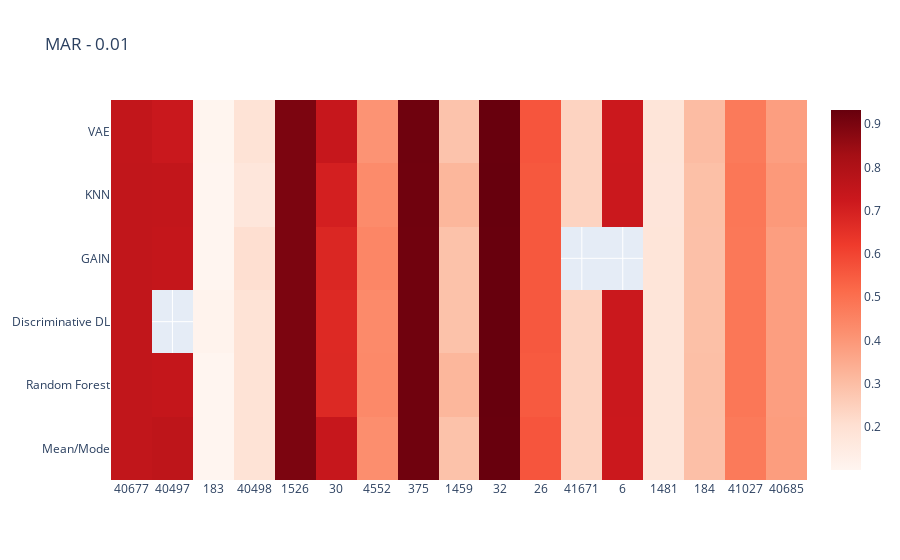
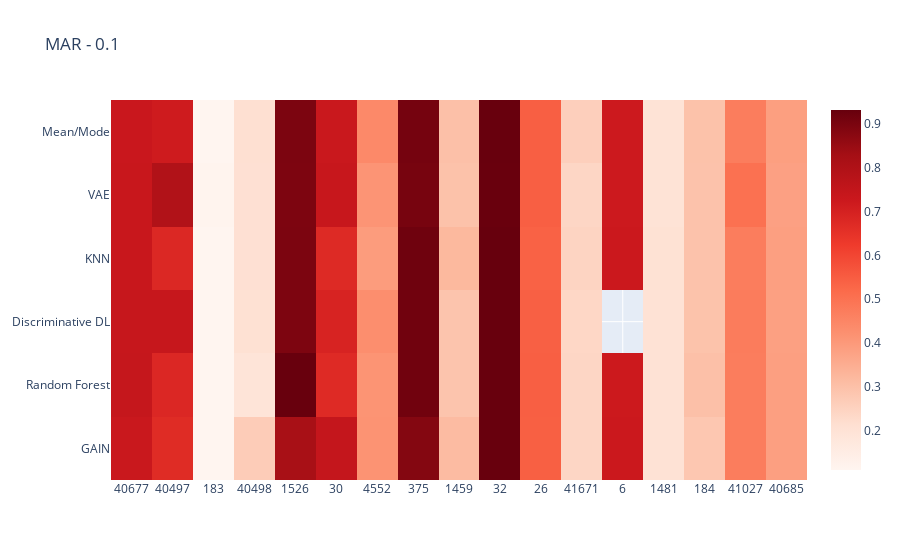
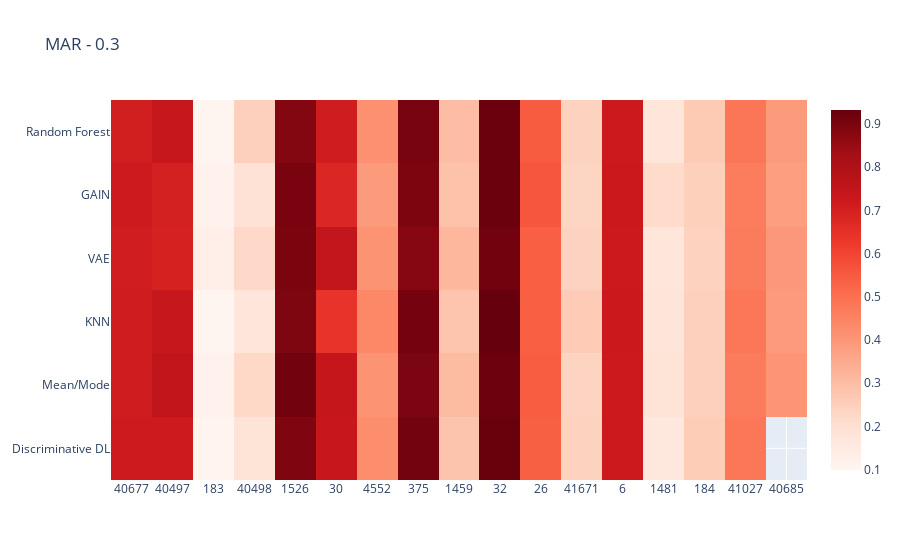
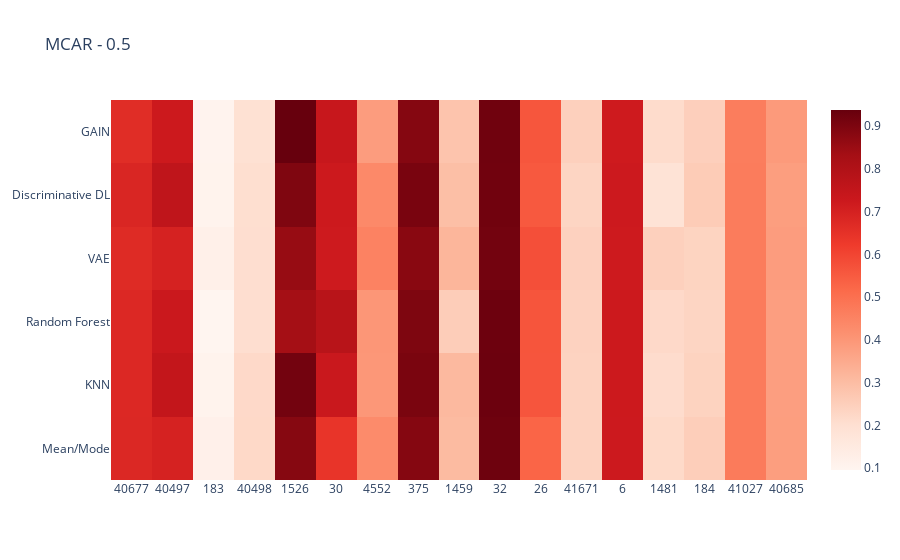

Notebook code cell kept with these figures, in order:
### Code cell
# Heatmap for total F1 score for each data constellation for each method

df_heat = df_heat.astype({"Task":"string"})

data_constellations = ['MAR - 0.01', 'MAR - 0.1', 'MAR - 0.3', 'MCAR - 0.5', 'MCAR - 0.01', 'MCAR - 0.1', 'MCAR - 0.3', 'MCAR - 0.5', 'MNAR - 0.01', 'MNAR - 0.1', 'MNAR - 0.3', 'MNAR - 0.5']


for i in data_constellations:
    data_constel = df_heat.loc[df_heat['Data_Constellation'] == i]

    ### uncomment whatever you want to investigate

    ## sort by amount datapoints (ascending)
    data_constel = data_constel.sort_values(by=['NumberOfInstances'])

    ## sort by amount of features (ascending)
    #data_constel = data_constel.sort_values(by=['NumberOfFeatures'])

    ## sort by amount of datapoints and features (ascending)
    #data_constel = data_constel.sort_values(by=['NumberOfInstances', 'NumberOfFeatures'])

    ## sort by amount of categorical features and datapoints (ascending)
    #data_constel = data_constel.sort_values(by=['NumberOfCategoricalFeatures', 'NumberOfInstances'])

    ## sort by amount of numerical features and datapoints (ascending)
    #data_constel = data_constel.sort_values(by=['NumberOfNumericFeatures', 'NumberOfInstances'])
    
    Dataset_number = data_constel["Task"]
    Imputation_Method = data_constel["Imputation_Method"]
    F1_Score = data_constel["Imputed"]
    

    trace = go.Heatmap(
                   z=F1_Score,
                   x=Dataset_number,
                   y=Imputation_Method,
                   type = 'heatmap',
                    autocolorscale= False,
                    colorscale = 'Reds',
                    zmin=0,
                    )
    data = [trace]
    fig = go.Figure(data=data)
    fig.update_layout(
        title=i,
        xaxis_nticks=36)
    fig.show()

### Figure 1 — Plotly figure (JSON) as saved in the notebook; plotly's stock layout.template omitted (floating-point values rounded to 4 significant figures)
{"data": [{"autocolorscale": false, "colorscale": [[0, "rgb(255,245,240)"], [0.125, "rgb(254,224,210)"], [0.25, "rgb(252,187,161)"], [0.375, "rgb(252,146,114)"], [0.5, "rgb(251,106,74)"], [0.625, "rgb(239,59,44)"], [0.75, "rgb(203,24,29)"], [0.875, "rgb(165,15,21)"], [1, "rgb(103,0,13)"]], "type": "heatmap", "x": ["40677", "40677", "40677", "40677", "40677", "40677", "40497", "40497", "40497", "40497", "40497", "183", "183", "183", "183", "183", "183", "40498", "40498", "40498", "40498", "40498", "40498", "1526", "1526", "1526", "1526", "1526", "1526", "30", "30", "30", "30", "30", "30", "4552", "4552", "4552", "4552", "4552", "4552", "375", "375", "375", "375", "375", "375", "1459", "1459", "1459", "1459", "1459", "1459", "32", "32", "32", "32", "32", "32", "26", "26", "26", "26", "26", "26", "41671", "41671", "41671", "6", "41671", "6", "41671", "6", "6", "6", "1481", "1481", "184", "184", "1481", "184", "184", "1481", "1481", "184", "1481", "184", "41027", "41027", "41027", "41027", "41027", "41027", "40685", "40685", "40685", "40685", "40685", "40685"], "y": ["Mean/Mode", "Random Forest", "Discriminative DL", "GAIN", "KNN", "VAE", "KNN", "GAIN", "Mean/Mode", "VAE", "Random Forest", "KNN", "Discriminative DL", "VAE", "Mean/Mode", "GAIN", "Random Forest", "VAE", "Mean/Mode", "Random Forest", "KNN", "Discriminative DL", "GAIN", "KNN", "Mean/Mode", "Random Forest", "Discriminative DL", "GAIN", "VAE", "Discriminative DL", "Random Forest", "GAIN", "Mean/Mode", "VAE", "KNN", "Mean/Mode", "KNN", "Discriminative DL", "Random Forest", "GAIN", "VAE", "Random Forest", "VAE", "Discriminative DL", "KNN", "Mean/Mode", "GAIN", "Mean/Mode", "GAIN", "Discriminative DL", "KNN", "VAE", "Random Forest", "Discriminative DL", "KNN", "GAIN", "Mean/Mode", "VAE", "Random Forest", "Random Forest", "Discriminative DL", "GAIN", "KNN", "VAE", "Mean/Mode", "Mean/Mode", "KNN", "VAE", "Mean/Mode", "Discriminative DL", "VAE", "Random Forest", "Random Forest", "KNN", "Discriminative DL", "GAIN", "Mean/Mode", "GAIN", "KNN", "Discriminative DL", "Mean/Mode", "Random Forest", "VAE", "Random Forest", "VAE", "KNN", "Discriminative DL", "KNN", "Discriminative DL", "Random Forest", "VAE", "Mean/Mode", "GAIN", "KNN", "Mean/Mode", "Discriminative DL", "GAIN", "VAE", "Random Forest"], "z": [0.7519, 0.7514, 0.751, 0.7519, 0.7509, 0.7501, 0.7492, 0.7448, 0.7594, 0.7291, 0.7447, 0.1008, 0.1103, 0.1026, 0.1024, 0.1008, 0.1008, 0.1917, 0.1923, 0.1903, 0.174, 0.1908, 0.2069, 0.897, 0.8975, 0.897, 0.897, 0.897, 0.8975, 0.6731, 0.6749, 0.6815, 0.7382, 0.7384, 0.7025, 0.4225, 0.4314, 0.4347, 0.4354, 0.4449, 0.4092, 0.9175, 0.9185, 0.918, 0.918, 0.9174, 0.916, 0.2887, 0.2889, 0.29, 0.3188, 0.2857, 0.3187, 0.9324, 0.9326, 0.9306, 0.9312, 0.9312, 0.9321, 0.5517, 0.5562, 0.5573, 0.5574, 0.5621, 0.5622, 0.24, 0.2405, 0.24, 0.7258, 0.2406, 0.7258, 0.2406, 0.7271, 0.7277, 0.7278, 0.1798, 0.1801, 0.2938, 0.295, 0.1796, 0.2961, 0.2985, 0.1797, 0.1792, 0.3051, 0.1786, 0.295, 0.482, 0.4819, 0.4817, 0.4754, 0.475, 0.4813, 0.3952, 0.3856, 0.3827, 0.3813, 0.3811, 0.3827], "zmin": 0}], "layout": {"title": {"text": "MAR - 0.01"}, "xaxis": {"nticks": 36}}}

### Figure 2 — Plotly figure (JSON) as saved in the notebook; plotly's stock layout.template omitted (floating-point values rounded to 4 significant figures)
{"data": [{"autocolorscale": false, "colorscale": [[0, "rgb(255,245,240)"], [0.125, "rgb(254,224,210)"], [0.25, "rgb(252,187,161)"], [0.375, "rgb(252,146,114)"], [0.5, "rgb(251,106,74)"], [0.625, "rgb(239,59,44)"], [0.75, "rgb(203,24,29)"], [0.875, "rgb(165,15,21)"], [1, "rgb(103,0,13)"]], "type": "heatmap", "x": ["40677", "40677", "40677", "40677", "40677", "40677", "40497", "40497", "40497", "40497", "40497", "40497", "183", "183", "183", "183", "183", "183", "40498", "40498", "40498", "40498", "40498", "40498", "1526", "1526", "1526", "1526", "1526", "1526", "30", "30", "30", "30", "30", "30", "4552", "4552", "4552", "4552", "4552", "4552", "375", "375", "375", "375", "375", "375", "1459", "1459", "1459", "1459", "1459", "1459", "32", "32", "32", "32", "32", "32", "26", "26", "26", "26", "26", "26", "41671", "41671", "41671", "41671", "6", "41671", "41671", "6", "6", "6", "6", "1481", "1481", "184", "184", "1481", "184", "1481", "1481", "1481", "184", "184", "184", "41027", "41027", "41027", "41027", "41027", "41027", "40685", "40685", "40685", "40685", "40685", "40685"], "y": ["GAIN", "Random Forest", "Discriminative DL", "KNN", "VAE", "Mean/Mode", "Discriminative DL", "VAE", "GAIN", "KNN", "Random Forest", "Mean/Mode", "Discriminative DL", "VAE", "Mean/Mode", "GAIN", "Random Forest", "KNN", "Random Forest", "VAE", "KNN", "Discriminative DL", "GAIN", "Mean/Mode", "Discriminative DL", "GAIN", "Random Forest", "VAE", "KNN", "Mean/Mode", "GAIN", "VAE", "Mean/Mode", "Discriminative DL", "Random Forest", "KNN", "KNN", "VAE", "Random Forest", "GAIN", "Discriminative DL", "Mean/Mode", "GAIN", "KNN", "Discriminative DL", "Random Forest", "Mean/Mode", "VAE", "VAE", "Mean/Mode", "GAIN", "KNN", "Discriminative DL", "Random Forest", "VAE", "Discriminative DL", "GAIN", "Mean/Mode", "KNN", "Random Forest", "Random Forest", "VAE", "Mean/Mode", "GAIN", "Discriminative DL", "KNN", "Discriminative DL", "VAE", "Random Forest", "GAIN", "Mean/Mode", "Mean/Mode", "KNN", "VAE", "Random Forest", "GAIN", "KNN", "GAIN", "KNN", "GAIN", "Discriminative DL", "Random Forest", "VAE", "Discriminative DL", "Mean/Mode", "VAE", "Mean/Mode", "Random Forest", "KNN", "VAE", "Discriminative DL", "Random Forest", "Mean/Mode", "GAIN", "KNN", "Mean/Mode", "GAIN", "KNN", "Discriminative DL", "VAE", "Random Forest"], "z": [0.7309, 0.7428, 0.7387, 0.7338, 0.7336, 0.7329, 0.7399, 0.796, 0.6688, 0.6799, 0.6817, 0.7189, 0.1103, 0.1169, 0.1119, 0.1118, 0.1105, 0.1102, 0.1917, 0.2105, 0.2106, 0.2094, 0.2673, 0.2122, 0.8954, 0.8201, 0.9304, 0.8962, 0.8972, 0.898, 0.7443, 0.7377, 0.7317, 0.6936, 0.6731, 0.6744, 0.3937, 0.4123, 0.4143, 0.4167, 0.4276, 0.4413, 0.8842, 0.9186, 0.916, 0.9149, 0.9092, 0.9048, 0.2972, 0.3006, 0.3144, 0.3212, 0.2903, 0.2909, 0.9295, 0.9296, 0.9297, 0.9306, 0.932, 0.93, 0.5459, 0.5446, 0.5441, 0.5438, 0.5433, 0.5388, 0.2385, 0.2399, 0.2406, 0.2411, 0.7226, 0.2597, 0.2454, 0.7228, 0.725, 0.7252, 0.726, 0.2043, 0.2048, 0.2831, 0.2939, 0.2029, 0.2957, 0.2013, 0.1992, 0.1976, 0.2966, 0.3007, 0.2953, 0.5028, 0.4737, 0.4735, 0.4735, 0.473, 0.4732, 0.387, 0.3864, 0.3854, 0.3834, 0.3821, 0.3855], "zmin": 0}], "layout": {"title": {"text": "MAR - 0.1"}, "xaxis": {"nticks": 36}}}

### Figure 3 — Plotly figure (JSON) as saved in the notebook; plotly's stock layout.template omitted (floating-point values rounded to 4 significant figures)
{"data": [{"autocolorscale": false, "colorscale": [[0, "rgb(255,245,240)"], [0.125, "rgb(254,224,210)"], [0.25, "rgb(252,187,161)"], [0.375, "rgb(252,146,114)"], [0.5, "rgb(251,106,74)"], [0.625, "rgb(239,59,44)"], [0.75, "rgb(203,24,29)"], [0.875, "rgb(165,15,21)"], [1, "rgb(103,0,13)"]], "type": "heatmap", "x": ["40677", "40677", "40677", "40677", "40677", "40677", "40497", "40497", "40497", "40497", "40497", "40497", "183", "183", "183", "183", "183", "183", "40498", "40498", "40498", "40498", "40498", "40498", "1526", "1526", "1526", "1526", "1526", "1526", "30", "30", "30", "30", "30", "30", "4552", "4552", "4552", "4552", "4552", "4552", "375", "375", "375", "375", "375", "375", "1459", "1459", "1459", "1459", "1459", "1459", "32", "32", "32", "32", "32", "32", "26", "26", "26", "26", "26", "26", "41671", "41671", "41671", "41671", "6", "41671", "6", "41671", "6", "6", "6", "6", "1481", "1481", "184", "1481", "184", "184", "1481", "1481", "184", "1481", "184", "184", "41027", "41027", "41027", "41027", "41027", "41027", "40685", "40685", "40685", "40685", "40685"], "y": ["Discriminative DL", "Mean/Mode", "KNN", "VAE", "GAIN", "Random Forest", "Random Forest", "KNN", "Mean/Mode", "VAE", "GAIN", "Discriminative DL", "Random Forest", "VAE", "Mean/Mode", "GAIN", "Discriminative DL", "KNN", "GAIN", "VAE", "Mean/Mode", "KNN", "Discriminative DL", "Random Forest", "Random Forest", "GAIN", "Discriminative DL", "VAE", "KNN", "Mean/Mode", "KNN", "GAIN", "Random Forest", "Mean/Mode", "VAE", "Discriminative DL", "VAE", "Mean/Mode", "Random Forest", "Discriminative DL", "KNN", "GAIN", "Mean/Mode", "Discriminative DL", "KNN", "Random Forest", "GAIN", "VAE", "Discriminative DL", "GAIN", "Random Forest", "Mean/Mode", "KNN", "VAE", "Discriminative DL", "KNN", "VAE", "Mean/Mode", "Random Forest", "GAIN", "Discriminative DL", "VAE", "KNN", "Mean/Mode", "Random Forest", "GAIN", "Mean/Mode", "Random Forest", "VAE", "GAIN", "VAE", "KNN", "Discriminative DL", "Discriminative DL", "Mean/Mode", "Random Forest", "GAIN", "KNN", "Mean/Mode", "GAIN", "VAE", "VAE", "Mean/Mode", "GAIN", "KNN", "Random Forest", "Discriminative DL", "Discriminative DL", "Random Forest", "KNN", "Random Forest", "Discriminative DL", "VAE", "Mean/Mode", "GAIN", "KNN", "Mean/Mode", "VAE", "Random Forest", "GAIN", "KNN"], "z": [0.7182, 0.7132, 0.7113, 0.7102, 0.7186, 0.7073, 0.7414, 0.7407, 0.7562, 0.6951, 0.6998, 0.7173, 0.101, 0.1283, 0.113, 0.1125, 0.1058, 0.09934, 0.1911, 0.2232, 0.2237, 0.1737, 0.1873, 0.2488, 0.8848, 0.9022, 0.8913, 0.9004, 0.8933, 0.9136, 0.6434, 0.681, 0.7125, 0.7445, 0.7512, 0.7323, 0.4071, 0.4096, 0.4173, 0.4216, 0.4385, 0.3892, 0.8983, 0.913, 0.9094, 0.9049, 0.8956, 0.8811, 0.2815, 0.2883, 0.302, 0.3058, 0.2798, 0.3168, 0.9288, 0.9324, 0.9155, 0.9217, 0.9276, 0.9277, 0.5384, 0.5401, 0.5406, 0.544, 0.5465, 0.5592, 0.2396, 0.2408, 0.2416, 0.2343, 0.7213, 0.2621, 0.7216, 0.2435, 0.7222, 0.7225, 0.7228, 0.7245, 0.1866, 0.2186, 0.2413, 0.1756, 0.2491, 0.2495, 0.1784, 0.1731, 0.2577, 0.1697, 0.2662, 0.2479, 0.4836, 0.4832, 0.4694, 0.4682, 0.467, 0.481, 0.4059, 0.3969, 0.3903, 0.3791, 0.3915], "zmin": 0}], "layout": {"title": {"text": "MAR - 0.3"}, "xaxis": {"nticks": 36}}}

### Figure 4 — Plotly figure (JSON) as saved in the notebook; plotly's stock layout.template omitted (floating-point values rounded to 4 significant figures)
{"data": [{"autocolorscale": false, "colorscale": [[0, "rgb(255,245,240)"], [0.125, "rgb(254,224,210)"], [0.25, "rgb(252,187,161)"], [0.375, "rgb(252,146,114)"], [0.5, "rgb(251,106,74)"], [0.625, "rgb(239,59,44)"], [0.75, "rgb(203,24,29)"], [0.875, "rgb(165,15,21)"], [1, "rgb(103,0,13)"]], "type": "heatmap", "x": ["40677", "40677", "40677", "40677", "40677", "40677", "40497", "40497", "40497", "40497", "40497", "40497", "183", "183", "183", "183", "183", "183", "40498", "40498", "40498", "40498", "40498", "40498", "1526", "1526", "1526", "1526", "1526", "1526", "30", "30", "30", "30", "30", "30", "4552", "4552", "4552", "4552", "4552", "4552", "375", "375", "375", "375", "375", "375", "1459", "1459", "1459", "1459", "1459", "1459", "32", "32", "32", "32", "32", "32", "26", "26", "26", "26", "26", "26", "41671", "41671", "41671", "41671", "6", "41671", "6", "41671", "6", "6", "6", "6", "1481", "1481", "184", "1481", "184", "184", "1481", "1481", "184", "1481", "184", "184", "41027", "41027", "41027", "41027", "41027", "41027", "40685", "40685", "40685", "40685", "40685", "40685"], "y": ["Mean/Mode", "KNN", "Random Forest", "VAE", "Discriminative DL", "GAIN", "KNN", "Random Forest", "Discriminative DL", "VAE", "Mean/Mode", "GAIN", "GAIN", "VAE", "Mean/Mode", "KNN", "Discriminative DL", "Random Forest", "Random Forest", "VAE", "KNN", "GAIN", "Discriminative DL", "Mean/Mode", "Random Forest", "KNN", "VAE", "Discriminative DL", "Mean/Mode", "GAIN", "Mean/Mode", "VAE", "Discriminative DL", "GAIN", "Random Forest", "KNN", "KNN", "Random Forest", "Mean/Mode", "Discriminative DL", "VAE", "GAIN", "GAIN", "Discriminative DL", "KNN", "Random Forest", "Mean/Mode", "VAE", "GAIN", "Discriminative DL", "Mean/Mode", "KNN", "Random Forest", "VAE", "Random Forest", "KNN", "VAE", "Discriminative DL", "GAIN", "Mean/Mode", "Mean/Mode", "Discriminative DL", "GAIN", "KNN", "Random Forest", "VAE", "KNN", "Mean/Mode", "Random Forest", "Discriminative DL", "GAIN", "GAIN", "VAE", "VAE", "Discriminative DL", "Mean/Mode", "KNN", "Random Forest", "Random Forest", "VAE", "Random Forest", "GAIN", "KNN", "GAIN", "Mean/Mode", "KNN", "Mean/Mode", "Discriminative DL", "Discriminative DL", "VAE", "Mean/Mode", "KNN", "Random Forest", "VAE", "GAIN", "Discriminative DL", "GAIN", "VAE", "Discriminative DL", "KNN", "Random Forest", "Mean/Mode"], "z": [0.6797, 0.6791, 0.679, 0.6714, 0.6867, 0.6651, 0.7496, 0.73, 0.7592, 0.6973, 0.6978, 0.7241, 0.1044, 0.1205, 0.1186, 0.1083, 0.1076, 0.09601, 0.2056, 0.2057, 0.2208, 0.1986, 0.2047, 0.2222, 0.8333, 0.9176, 0.8569, 0.8973, 0.8846, 0.9378, 0.6436, 0.7203, 0.7243, 0.7386, 0.7788, 0.7331, 0.3983, 0.4014, 0.4298, 0.4351, 0.4527, 0.3848, 0.8876, 0.9079, 0.906, 0.8993, 0.8864, 0.8801, 0.28, 0.2956, 0.3055, 0.3109, 0.2541, 0.3203, 0.9284, 0.9297, 0.918, 0.9217, 0.923, 0.9265, 0.528, 0.554, 0.5615, 0.5632, 0.5647, 0.5781, 0.237, 0.2383, 0.2404, 0.2326, 0.7201, 0.2453, 0.7227, 0.2428, 0.7236, 0.7238, 0.7242, 0.7251, 0.2212, 0.2465, 0.2335, 0.2132, 0.2391, 0.2495, 0.2195, 0.2122, 0.2524, 0.1856, 0.2584, 0.2368, 0.4723, 0.4718, 0.4711, 0.4692, 0.4673, 0.4699, 0.3904, 0.3853, 0.382, 0.3813, 0.3807, 0.3817], "zmin": 0}], "layout": {"title": {"text": "MCAR - 0.5"}, "xaxis": {"nticks": 36}}}
